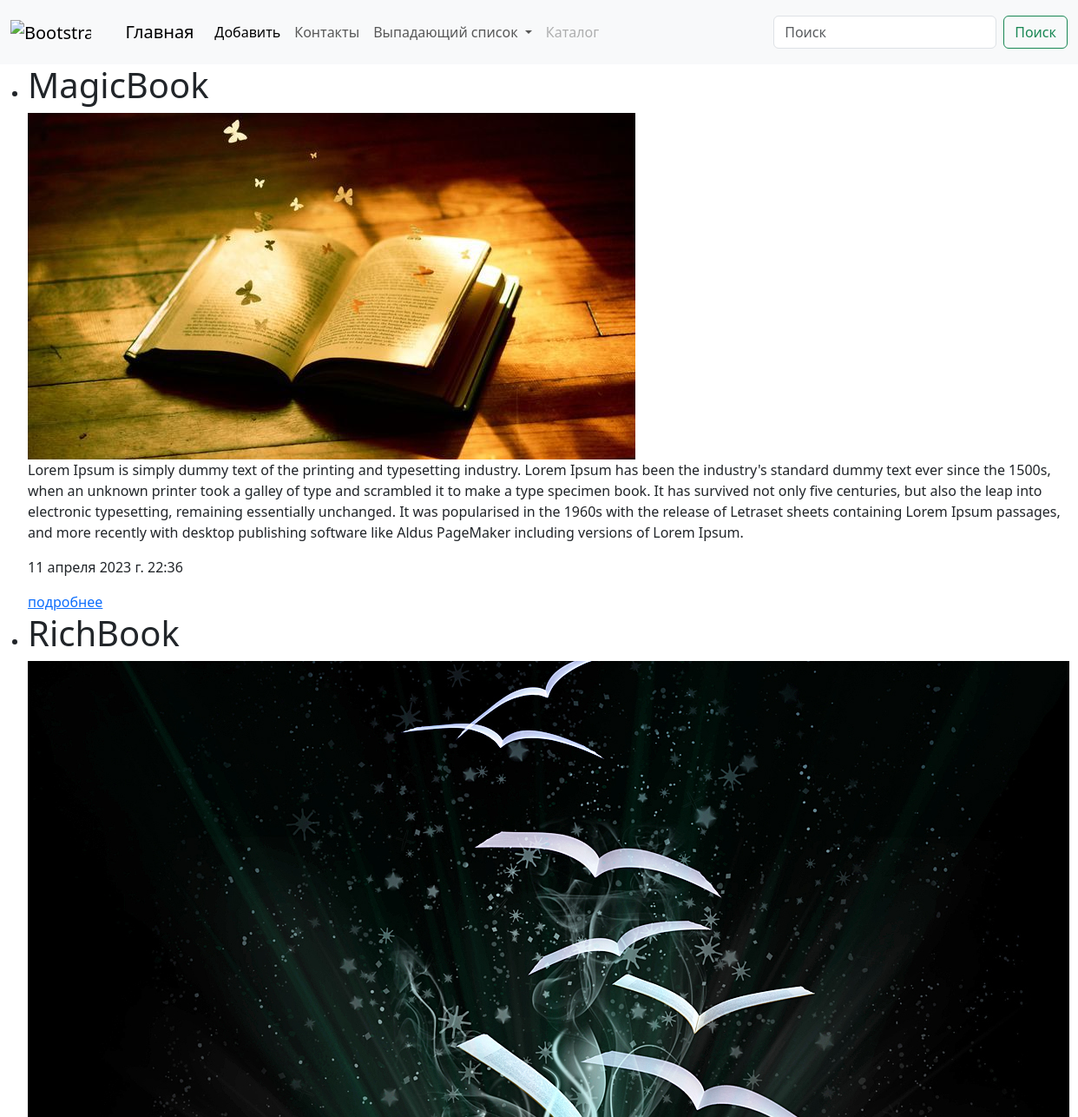
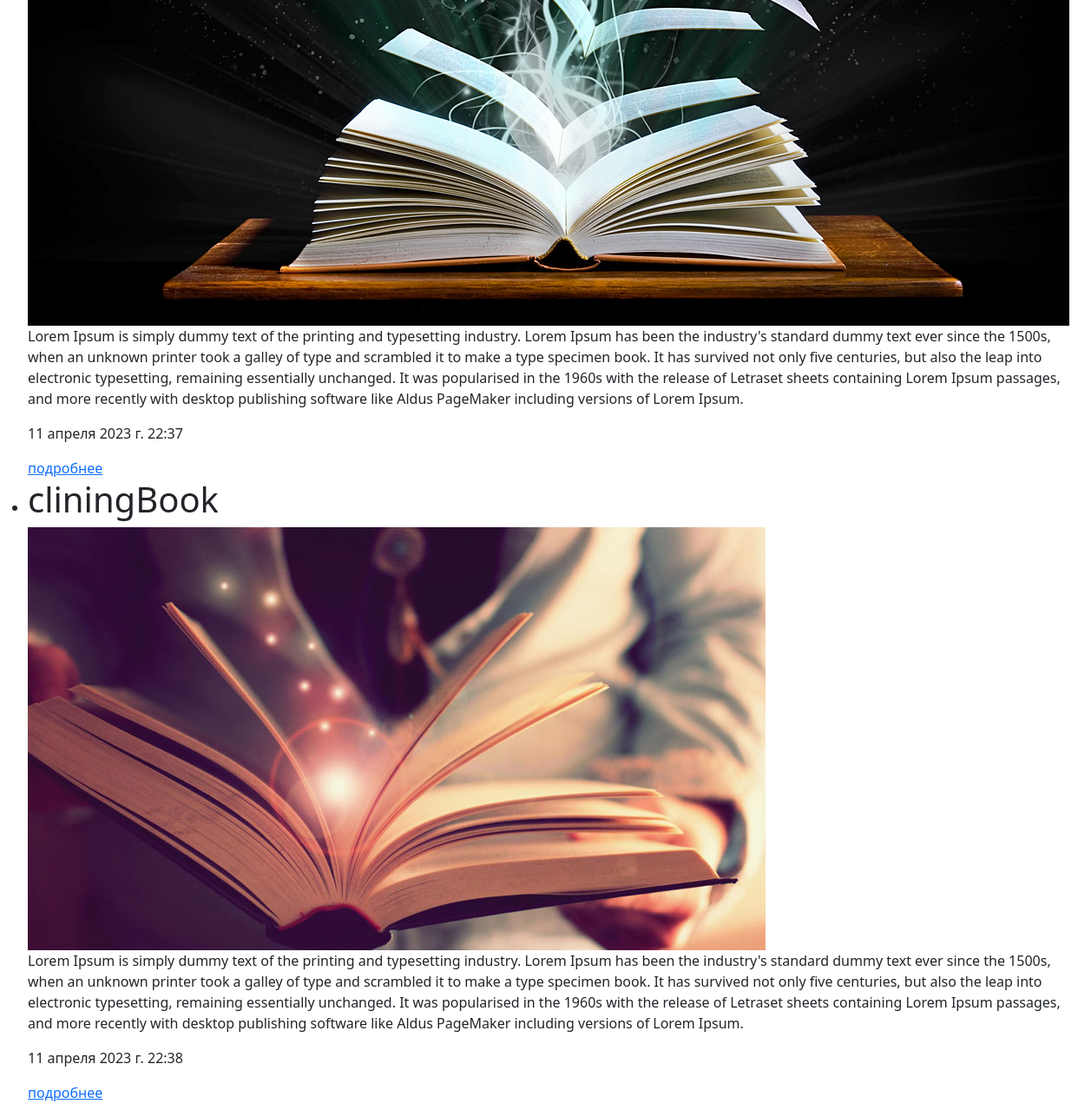
The page /books/ on the database its author committed (2 pictures, top to bottom).
### book/models.py (models this page shows, shortened)
class Book(models.Model):
    title = models.CharField(max_length=100)
    description = models.TextField()
    image = models.ImageField(upload_to='')
    create_date = models.DateTimeField(auto_now_add=True)
    url = models.URLField(max_length=100)

### book/views.py (the view)
# urls.py: path('books/', views.book_view, name='books')
def book_view(request):
    book = models.Book.objects.all()
    return render(request, 'index.html', {'book': book})

### templates/index.html (shortened to what this page needs)
<!DOCTYPE html>
<html lang="en">
<head>
</head>
<body>
{% include 'header.html' %}
    <ul>
    {% for i in book %}
        <li>
            <h1>{{i.title}}</h1>
            <img src="{{i.image.url}}" alt="#">
            <p>{{i.description}}</p>
            <p>{{i.create_date}}</p>
            <a href="{{i.url}}">подробнее</a>
        </li>
    {% endfor %}
    </ul>
</body>
</html>

### rows shown on the page
Book: title "MagicBook", image (picture), description "Lorem Ipsum is simply dummy text of the printing and typesetting industry. Lorem Ipsum has been the industry's standard dummy text ever since the 1500s, when an unknown printer took a galley of type and scrambled it to make a type specimen book. It has survived not only five centuries, but also the leap into electronic typesetting, remaining essentially unchanged. It was popularised in the 1960s with the release of Letraset sheets containing Lorem Ipsum passages, and more recently with desktop publishing software like Aldus PageMaker including versions of Lorem Ipsum.", create_date "11 апреля 2023 г. 22:36"
Book: title "RichBook", image (picture), description "Lorem Ipsum is simply dummy text of the printing and typesetting industry. Lorem Ipsum has been the industry's standard dummy text ever since the 1500s, when an unknown printer took a galley of type and scrambled it to make a type specimen book. It has survived not only five centuries, but also the leap into electronic typesetting, remaining essentially unchanged. It was popularised in the 1960s with the release of Letraset sheets containing Lorem Ipsum passages, and more recently with desktop publishing software like Aldus PageMaker including versions of Lorem Ipsum.", create_date "11 апреля 2023 г. 22:37"
Book: title "cliningBook", image (picture), description "Lorem Ipsum is simply dummy text of the printing and typesetting industry. Lorem Ipsum has been the industry's standard dummy text ever since the 1500s, when an unknown printer took a galley of type and scrambled it to make a type specimen book. It has survived not only five centuries, but also the leap into electronic typesetting, remaining essentially unchanged. It was popularised in the 1960s with the release of Letraset sheets containing Lorem Ipsum passages, and more recently with desktop publishing software like Aldus PageMaker including versions of Lorem Ipsum.", create_date "11 апреля 2023 г. 22:38"
